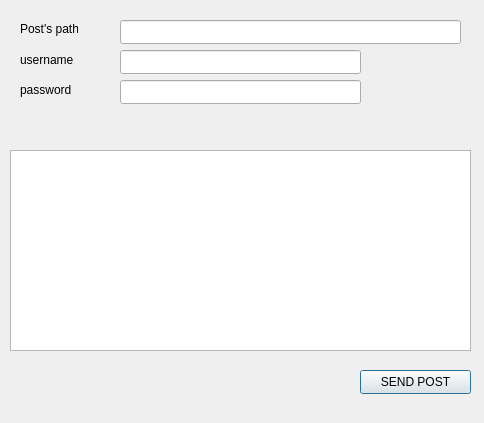
<?xml version="1.0" encoding="UTF-8"?>
<ui version="4.0">
 <class>Dialog</class>
 <widget class="QDialog" name="Dialog">
  <property name="geometry">
   <rect>
    <x>0</x>
    <y>0</y>
    <width>484</width>
    <height>423</height>
   </rect>
  </property>
  <property name="windowTitle">
   <string>Anti Speed Bump Crew Automatic Post Sender Bot</string>
  </property>
  <widget class="QPushButton" name="GONDER">
   <property name="geometry">
    <rect>
     <x>360</x>
     <y>370</y>
     <width>111</width>
     <height>24</height>
    </rect>
   </property>
   <property name="text">
    <string>SEND POST</string>
   </property>
  </widget>
  <widget class="QLineEdit" name="post_path_edit">
   <property name="geometry">
    <rect>
     <x>120</x>
     <y>20</y>
     <width>341</width>
     <height>24</height>
    </rect>
   </property>
  </widget>
  <widget class="QLabel" name="post_path_label">
   <property name="geometry">
    <rect>
     <x>20</x>
     <y>20</y>
     <width>58</width>
     <height>17</height>
    </rect>
   </property>
   <property name="text">
    <string>Post's path</string>
   </property>
  </widget>
  <widget class="QLineEdit" name="username_edit">
   <property name="geometry">
    <rect>
     <x>120</x>
     <y>50</y>
     <width>241</width>
     <height>24</height>
    </rect>
   </property>
  </widget>
  <widget class="QLineEdit" name="password_edit">
   <property name="geometry">
    <rect>
     <x>120</x>
     <y>80</y>
     <width>241</width>
     <height>24</height>
    </rect>
   </property>
  </widget>
  <widget class="QLabel" name="password_label">
   <property name="geometry">
    <rect>
     <x>20</x>
     <y>80</y>
     <width>71</width>
     <height>20</height>
    </rect>
   </property>
   <property name="text">
    <string>password</string>
   </property>
  </widget>
  <widget class="QLabel" name="username_label">
   <property name="geometry">
    <rect>
     <x>20</x>
     <y>50</y>
     <width>71</width>
     <height>20</height>
    </rect>
   </property>
   <property name="text">
    <string>username</string>
   </property>
  </widget>
  <widget class="QLabel" name="image_name_and_posted">
   <property name="geometry">
    <rect>
     <x>20</x>
     <y>340</y>
     <width>481</width>
     <height>51</height>
    </rect>
   </property>
   <property name="text">
    <string/>
   </property>
  </widget>
  <widget class="KPasswordLineEdit" name="kpasswordlineedit">
   <property name="geometry">
    <rect>
     <x>120</x>
     <y>110</y>
     <width>143</width>
     <height>24</height>
    </rect>
   </property>
  </widget>
  <widget class="QPlainTextEdit" name="loggin">
   <property name="geometry">
    <rect>
     <x>10</x>
     <y>150</y>
     <width>461</width>
     <height>201</height>
    </rect>
   </property>
  </widget>
 </widget>
 <customwidgets>
  <customwidget>
   <class>KPasswordLineEdit</class>
   <extends>QWidget</extends>
   <header>kpasswordlineedit.h</header>
  </customwidget>
 </customwidgets>
 <resources/>
 <connections/>
</ui>
